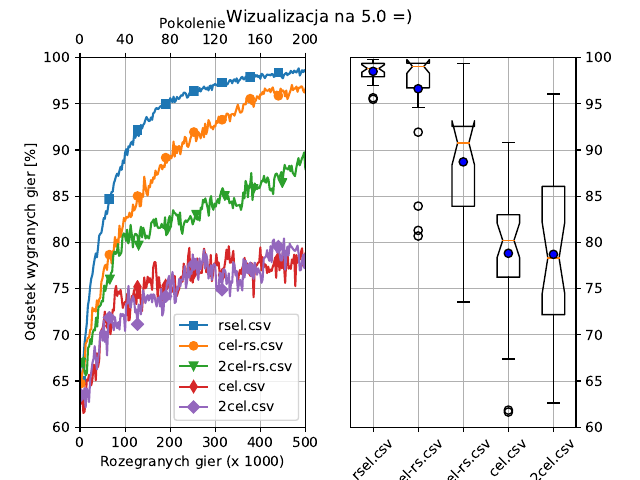

Write Python code to recreate this figure.
#!/usr/bin/env python3

import matplotlib.pyplot as plt
import pandas as pd

files = {'rsel.csv': 's', 'cel-rs.csv': 'o', '2cel-rs.csv': 'v', 'cel.csv': 'd', '2cel.csv': 'D'}


def main():
    fig, ax = plt.subplots(ncols=2)

    fig.suptitle("Wizualizacja na 5.0 =)")
    avgs = []

    for key, value in files.items():
        df = pd.read_csv(key)
        del df['generation']

        x_axis = (df['effort']/1000).tolist()
        del df['effort']
        avgs.append((df.values[-1] * 100).tolist())
        mean = (df.mean(axis=1)*100).tolist()
        ax[0].plot(x_axis, mean, label=key, marker=value, markevery=25)

    ax2 = ax[0].twiny()
    ax2.set_xlabel("Pokolenie")
    ax2.set_xlim(0, 200)
    ax2.set_xticks([0, 40, 80, 120, 160, 200])

    ax[1].boxplot(avgs, labels=files.keys(), notch=True, showmeans=True, meanprops=dict(marker='o', markeredgecolor='black', markerfacecolor='blue'))
    ax[1].grid(linestyle='-', linewidth=0.5)
    ax[1].set_ylim(60, 100)
    ax[1].yaxis.tick_right()
    ax[1].set_xticklabels(files.keys(), rotation=45)

    ax[0].set_xlim(0, 500)
    ax[0].set_ylim(60, 100)
    ax[0].grid(linestyle='-', linewidth=0.5)
    ax[0].set_ylabel("Odsetek wygranych gier [%]")
    ax[0].set_xlabel("Rozegranych gier (x 1000)")
    ax[0].legend(loc='lower right')
    plt.savefig('zad1.pdf')
    plt.show()

    
if __name__ == '__main__':
    main()
